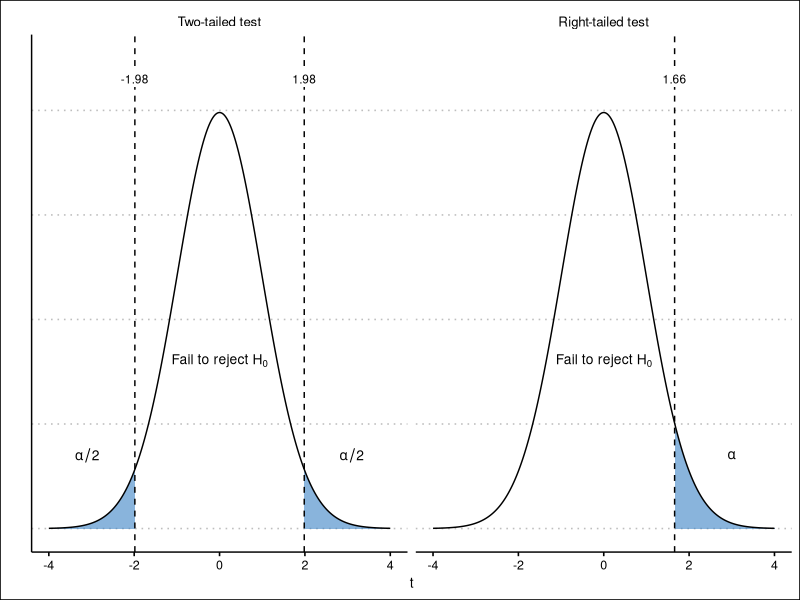

Write the R code that produced this figure. (Note: this script raises an error after producing the figure.)
## ---- chunk 1
library(ggplot2)
library(ggthemes)
tx <- seq(-4, 4, by = 0.01)
lab2 <- "Two-tailed test"
lab1 <- "Right-tailed test"
crit2 <- qt(0.975, 99)
crit1 <- qt(0.95, 99)
td <- rbind(
  data.frame(x = tx, y = dt(tx, 99), panel = lab2, rej = abs(tx) >= crit2),
  data.frame(x = tx, y = dt(tx, 99), panel = lab1, rej = tx >= crit1)
)
td$side <- ifelse(td$x < 0, "left", "right")
td$panel <- factor(td$panel, levels = c(lab2, lab1))
cuts <- data.frame(panel = factor(c(lab2, lab2, lab1), levels = c(lab2, lab1)),
                   x = c(-crit2, crit2, crit1))
labs_df <- data.frame(panel = factor(c(lab2, lab2, lab2, lab1, lab1), levels = c(lab2, lab1)),
                      x = c(0, -3.1, 3.1, 0, 3),
                      y = c(0.16, 0.07, 0.07, 0.16, 0.07),
                      txt = c("Fail~to~reject~H[0]", "alpha/2", "alpha/2",
                              "Fail~to~reject~H[0]", "alpha"))
cuts$txt <- sprintf("%.2f", cuts$x)
ggplot(td, aes(x, y)) +
  geom_area(data = subset(td, rej), aes(group = interaction(panel, side)),
            fill = "#3B82C4", alpha = 0.6) +
  geom_line() +
  geom_vline(data = cuts, aes(xintercept = x), linetype = "dashed") +
  geom_text(data = labs_df, aes(x, y, label = txt), parse = TRUE, size = 3.5) +
  geom_label(data = cuts, aes(x, 0.43, label = txt), size = 3, label.size = 0) +
  facet_wrap(~panel) +
  scale_y_continuous(limits = c(0, 0.45)) +
  theme_clean() +
  theme(axis.text.y = element_blank(), axis.ticks.y = element_blank()) +
  labs(x = "t", y = "")
## ---- chunk 2
knitr::include_graphics("images/Hypothesis_Testing.png")
